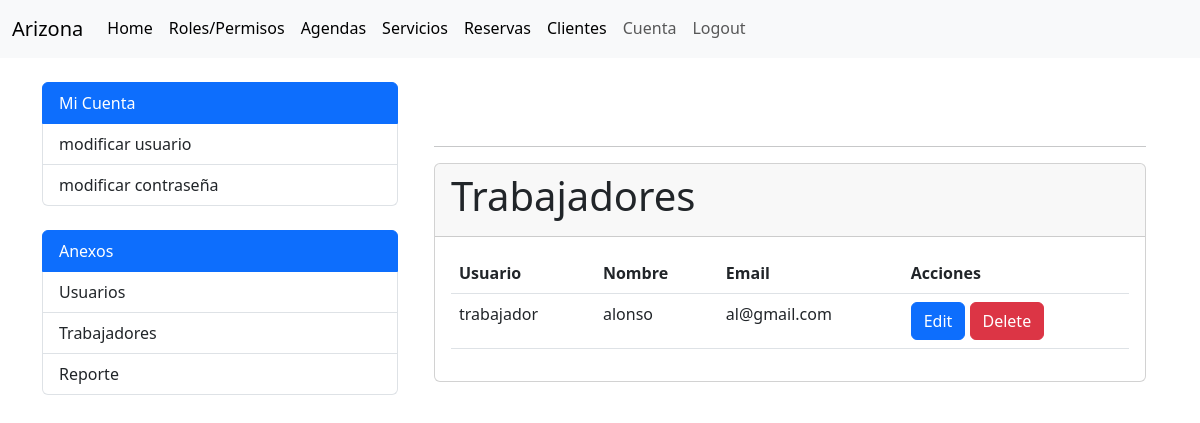
Screenshot of /account/user-admin-list/ (signed in) with the database file from the repository.
### accounts/models.py (models this page shows, shortened)
class User(AbstractBaseUser, PermissionsMixin):
    id = models.AutoField(primary_key=True, unique=True)
    username = models.CharField(
        'Usuario', max_length=30, unique=True, validators=[
            validators.RegexValidator(
                re.compile('^[\w.@+-]+$'),
                'ingrese un nombre de usuario valido '
                'Este valor debe contener solo letras, números '
                'excepto: @/./+/-/_.',
                'invalid'
            )
        ],
        help_text='Un nombre corto que sera usado'+
                  ' para identificarlo de forma unica en la plataforma.'
    )
    name = models.CharField('Nombre', max_length=20)
    apellidos = models.CharField('Apellidos', max_length=30)
    email = models.EmailField('Email', unique=True)
    is_staff = models.BooleanField('Admin', default=False)
    is_active = models.BooleanField('Ativo', default=True)
    date_joined = models.DateTimeField('Data de Entrada', auto_now_add=True)
    roles = models.ForeignKey(Rol, on_delete=models.CASCADE, blank=True, null=True)
    USERNAME_FIELD = 'username'
    REQUIRED_FIELDS = ['email']
    objects = CustomUserManager()
    class Meta:
        verbose_name = 'Usuario'
        verbose_name_plural = 'Usuarios'

### accounts/views.py (the view)
@method_decorator(has_permission(['leer user']), name='dispatch')
class UserAdminListView(LoginRequiredMixin, ListView):
    model = User
    template_name = 'admin/user_admin.html'
    context_object_name = 'users'
    def get_queryset(self):
        roles_to_filter = ['trabajador']
        return User.objects.filter(roles__nombre__in=roles_to_filter)

### servicio/templatetags/custom_filters.py (called while the page is built)
@register.filter(name='has_permission')
def has_permission(user, permission_name):
    try:
        return user.roles.permisos.filter(nombre=permission_name).exists()
    except AttributeError:
        return False

### accounts/templates/admin/user_admin.html (shortened to what this page needs)
{% extends "accounts/index.html" %}
{% load custom_filters %}
{% block accounts_container %}
<div class="container">
  <br>
  <br>
  <hr>
  <div class="card">
    <div class="card-header">
      <h1 class="card-title">Trabajadores</h1>
    </div>
    <div class="card-body">
      <table class="table">
        <thead>
          <tr>
            <th>Usuario</th>
            <th>Nombre</th>
            <th>Email</th>
            <th>Acciones</th>
          </tr>
        </thead>
        <tbody>
          {% for user in users %}
          <tr>
            <td>{{ user.username }}</td>
            <td>{{ user.name }}</td>
            <td>{{ user.email }}</td>
            <td>
              <a href="#" class="btn btn-primary">Edit</a>
              <a href="{% url 'account:user_delete' user.pk %}" class="btn btn-danger">Delete</a>
            </td>
          </tr>
          {% endfor %}
        </tbody>
      </table>
    </div>
  </div>
</div>
{% endblock %}

### rows the page displays
User: username "trabajador", name "alonso", email "al@gmail.com"
